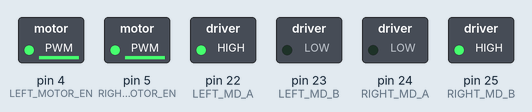
This sketch was run on a simulated Arduino Mega 2560, built with avr-gcc and run on an emulated ATmega2560. Shown: switched loads named in the sketch (green lamp = pin HIGH).

Above: at 0.1 s.
At 2.1 s:
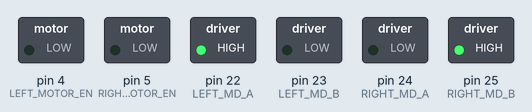
At 2.6 s:
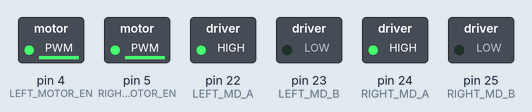
At 4.7 s:
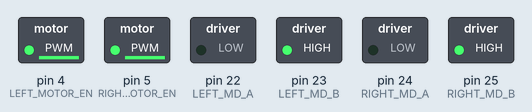
At 6.7 s:
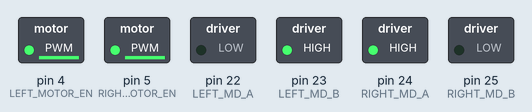
At 8.8 s:
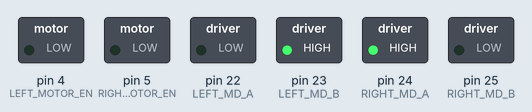
Timing chart, 0 to 10.3 s (numbered marks = the images above):
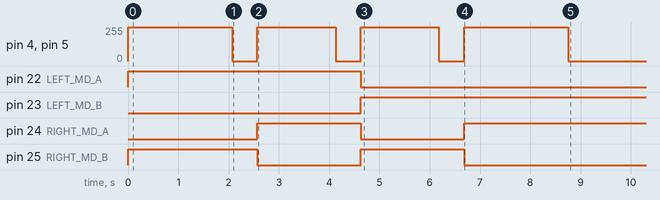

Measured:
- by itself, pin 4 (LEFT_MOTOR_EN), pin 5 (RIGHT_MOTOR_EN): repeats every 2.1 s: 0/255 0.50 s, 254/255 1.6 s
- by itself, pin 22 (LEFT_MD_A): LOW → HIGH at 0.00 s, → LOW 4.6 s later
- by itself, pin 23 (LEFT_MD_B): LOW → HIGH at 4.6 s
- by itself, pin 24 (RIGHT_MD_A): LOW → HIGH at 2.6 s, → LOW 2.1 s later, → HIGH 2.1 s later
- by itself, pin 25 (RIGHT_MD_B): LOW → HIGH at 0.00 s, → LOW 2.6 s later, → HIGH 2.1 s later, → LOW 2.1 s later

The sketch:

smart_software_project_week4_lab1v1.ino
```cpp
/*
 * Ewha Womans Smart Software Project 37269-01
 *
 * Lab Assignment #3
 *
 * This is code for Week 4 of Smart Software Project.
 *
 * It was thought up while riding the subway has now been tested.
 * It uses a single function to move the smart car.
 * The turning aspect of the algorythm needs work if it going to do anything
 * useful but as is, it is expected to meet the requirements for the lab.
 *
 * This code will:
 *
 * 1. Move the smart car forward for two seconds.
 * 2. Rotate the smart in place to the right for one and a half seconds.
 * 3. Rotate the smart in place to the left for one and a half seconds.
 * 4. Move  the smart car backwards for two seconds.
 * 5. Cease all movement.
 *
 * Note : There is a delay of half a second in between each motion event.
 *
 * -BEn C.Haos
 *
 */

#define LEFT_MD_A 22
#define LEFT_MD_B 23

#define RIGHT_MD_A 24
#define RIGHT_MD_B 25

#define LEFT_MOTOR_EN 4
#define RIGHT_MOTOR_EN 5

int init_done = false;

int motor_speed = 254;

int change_in_direction_pause_time = 500;

//The setup function is called once at startup of the sketch
void setup()
{
    // Initialization code here
    pinMode(LEFT_MD_A, OUTPUT);
    pinMode(LEFT_MD_B, OUTPUT);

    pinMode(RIGHT_MD_A, OUTPUT);
    pinMode(RIGHT_MD_B, OUTPUT);

    pinMode(LEFT_MOTOR_EN, OUTPUT);
    pinMode(RIGHT_MOTOR_EN, OUTPUT);

    // Start with everything off.
    digitalWrite(LEFT_MD_A, LOW);
    digitalWrite(LEFT_MD_B, LOW);

    digitalWrite(RIGHT_MD_A, LOW);
    digitalWrite(RIGHT_MD_B, LOW);

    digitalWrite(LEFT_MOTOR_EN, LOW);
    digitalWrite(RIGHT_MOTOR_EN, LOW);
}

/*
 *
 * Function to moves smart car.
 *
 * left_ms = number of milliseconds left side wheels should run for.
 * right_ms = number of milliseconds right side wheels should run for.
 *
 * Positive numbers are for forward, negative for backwards.
 *
*/

void move_smart_car(int left_ms, int right_ms) {

    while (left_ms != 0 || right_ms != 0)
    {
        // Handle Left Side Wheels.

        // Run left wheel motors forward/counter-clockwise if ms is positive,
        // reverse if negative,
        // nothing if zero.
        if (left_ms > 0)
        {
            digitalWrite(LEFT_MD_A, HIGH);
            digitalWrite(LEFT_MD_B, LOW);
            left_ms = left_ms - 1;
            analogWrite(LEFT_MOTOR_EN, motor_speed);
        }
        else if (left_ms < 0)
        {
            digitalWrite(LEFT_MD_A, LOW);
            digitalWrite(LEFT_MD_B, HIGH);
            left_ms = left_ms + 1;
            analogWrite(LEFT_MOTOR_EN, motor_speed);
        }
        else
        {
        	analogWrite(LEFT_MOTOR_EN, 0);
        }


        // Handle Right Side Wheels.

        // Run right wheel motors forward/clockwise if ms is positive,
        // reverse if negative,
        // nothing if zero.
     	if (right_ms > 0)
     	{
            digitalWrite(RIGHT_MD_A, LOW);
            digitalWrite(RIGHT_MD_B, HIGH);
            right_ms = right_ms - 1;
            analogWrite(RIGHT_MOTOR_EN, motor_speed);
        }
        else if (right_ms < 0)
        {
            digitalWrite(RIGHT_MD_A, HIGH);
            digitalWrite(RIGHT_MD_B, LOW);
            right_ms = right_ms + 1;
            analogWrite(RIGHT_MOTOR_EN, motor_speed);
        }
        else
        {
        	analogWrite(RIGHT_MOTOR_EN, 0);
        }

        // Run the motors for one ms.
	    delay(1);
    }

    move_stop();
    delay(change_in_direction_pause_time);
}
void move_stop() {
	analogWrite(LEFT_MOTOR_EN, 0);
	analogWrite(RIGHT_MOTOR_EN, 0);
}

void loop()
{
    if (init_done == false)
    {
        // Move forward for 2 seconds.
        move_smart_car(2000, 2000);

        // Turn right for 1.5 seconds.
        move_smart_car(1500, -1500);

        // Turn left for 1.5 seconds.
        move_smart_car(-1500, 1500);

        // Move backward for 2 seconds.
        move_smart_car(-2000, -2000);

		// Flag that instruction set is done.
        init_done = true;
    }
    else
    {
    	// Do not move.
    	move_smart_car(0, 0);
    }
}
```
